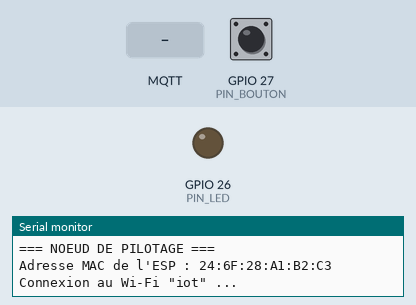
A sketch run on a simulated ESP32. On the bench: output pins drawn as LEDs (lit = HIGH), the last lines printed to the serial monitor. Dashed ring = blinking. The inputs (shaded band) are chosen by the test bench; at power-on: GPIO 27 (PIN_BOUTON) HIGH. WiFi joins after 1.5 s; servers stay silent unless stated; no MQTT or app messages arrive unless stated.

Above: at 3.1 s.
3.2 s: MQTT message "BLINK" arrives on the first subscribed topic
At 5.37 s:
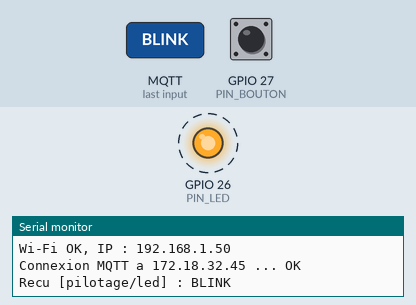
12.2 s: MQTT message "ON" arrives on the first subscribed topic
15.2 s: MQTT message "0" arrives on the first subscribed topic
At 15.7 s:
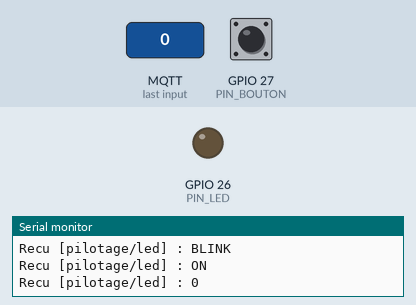
Timing chart, 0 to 17.7 s (numbered marks = the images above; inputs shaded):
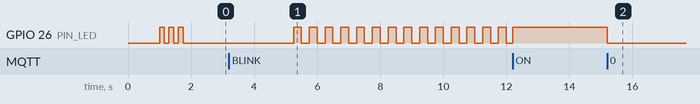

The sketch:

noeud_pilotage__1_.ino
```cpp
/*
 * =====================================================================
 *  NOEUD DE PILOTAGE  (Wi-Fi + MQTT)  - LED + bouton
 * =====================================================================
 *  Cablage (connecteur de GAUCHE, en comptant depuis le haut / antenne) :
 *    - 4e trou  = D3 / IO26 -> fil BLEU  -> a5 -> resistance 220 ohms (b5-b7)
 *                              -> LED (patte longue e7, patte courte f7) -> j7 -> ligne -
 *    - 5e trou  = D4 / IO27 -> fil ROUGE -> a2 -> bouton (e2 f2 e4 f4) -> j4 -> ligne -
 *    - 15e trou = GND       -> fil VIOLET -> ligne -
 *  Moniteur serie : 115200 baud.
 *
 *  Recoit (subscribe) :
 *     pilotage/led     "ON" / "OFF" / "BLINK"
 *  Envoie (publish) :
 *     pilotage/bouton  "appuye" / "relache"   (a chaque changement)
 *     pilotage/toggle  "ON" / "OFF"           (change a chaque appui, retenu)
 *     pilotage/etat    "online" / "offline"   (Last Will)
 *
 *  Bibliotheque : PubSubClient (Nick O'Leary)
 * =====================================================================
 */

#include <WiFi.h>
#include <PubSubClient.h>

// ---------------------------------------------------------------------
//  PARAMETRES
// ---------------------------------------------------------------------
const char* WIFI_SSID    = "iot";
const char* WIFI_MDP     = "iotisis";
const char* MQTT_SERVEUR = "172.18.32.45";
const int   MQTT_PORT    = 1883;

#define PIN_LED      26      // D3 / IO26 (4e trou)  -> fil bleu  -> resistance -> LED
#define PIN_BOUTON   27      // D4 / IO27 (5e trou)  -> fil rouge -> bouton

#define T_LED     "pilotage/led"
#define T_BOUTON  "pilotage/bouton"
#define T_TOGGLE  "pilotage/toggle"
#define T_ETAT    "pilotage/etat"

// ---------------------------------------------------------------------
//  VARIABLES
// ---------------------------------------------------------------------
WiFiClient   clientWifi;
PubSubClient mqtt(clientWifi);
String       idClient;

enum ModeLed { LED_ETEINTE, LED_ALLUMEE, LED_CLIGNOTE };
ModeLed modeLed    = LED_ETEINTE;
bool    etatToggle = false;

// anti-rebond du bouton
bool          dernierLu   = HIGH;
bool          etatStable  = HIGH;
unsigned long tChangement = 0;

// ---------------------------------------------------------------------
//  RECEPTION MQTT : commande de la LED
// ---------------------------------------------------------------------
void callback(char* topic, byte* payload, unsigned int len) {
  String msg;
  for (unsigned int i = 0; i < len; i++) msg += (char)payload[i];
  msg.trim();
  msg.toUpperCase();
  Serial.printf("Recu [%s] : %s\n", topic, msg.c_str());

  if (String(topic) == T_LED) {
    if (msg == "BLINK")                                   modeLed = LED_CLIGNOTE;
    else if (msg == "ON" || msg == "1" || msg == "TRUE")  modeLed = LED_ALLUMEE;
    else                                                  modeLed = LED_ETEINTE;
  }
}

// ---------------------------------------------------------------------
//  CONNEXION MQTT  (appelee au plus toutes les 5 s)
// ---------------------------------------------------------------------
void connecterMQTT() {
  Serial.printf("Connexion MQTT a %s ... ", MQTT_SERVEUR);
  if (mqtt.connect(idClient.c_str(), nullptr, nullptr, T_ETAT, 1, true, "offline")) {
    Serial.println("OK");
    mqtt.publish(T_ETAT, "online", true);
    mqtt.subscribe(T_LED);
    mqtt.publish(T_TOGGLE, etatToggle ? "ON" : "OFF", true);
  } else {
    Serial.printf("echec (code %d)\n", mqtt.state());
  }
}

// ---------------------------------------------------------------------
//  BOUTON  (anti-rebond 30 ms, envoi a chaque changement)
// ---------------------------------------------------------------------
void gererBouton() {
  bool lu = digitalRead(PIN_BOUTON);
  if (lu != dernierLu) {
    dernierLu = lu;
    tChangement = millis();
  }
  if (millis() - tChangement > 30 && lu != etatStable) {
    etatStable = lu;
    bool appuye = (etatStable == LOW);
    Serial.println(appuye ? "Bouton appuye" : "Bouton relache");
    if (mqtt.connected()) mqtt.publish(T_BOUTON, appuye ? "appuye" : "relache");

    if (appuye) {                         // chaque appui inverse le toggle
      etatToggle = !etatToggle;
      Serial.printf("Toggle -> %s\n", etatToggle ? "ON" : "OFF");
      if (mqtt.connected()) mqtt.publish(T_TOGGLE, etatToggle ? "ON" : "OFF", true);
    }
  }
}

// ---------------------------------------------------------------------
//  LED  (clignotement sans delay)
// ---------------------------------------------------------------------
void gererLed() {
  bool ledOn = false;
  if (modeLed == LED_ALLUMEE)       ledOn = true;
  else if (modeLed == LED_CLIGNOTE) ledOn = (millis() / 250) % 2;
  digitalWrite(PIN_LED, ledOn);
}

// ---------------------------------------------------------------------
//  INITIALISATION
// ---------------------------------------------------------------------
void setup() {
  Serial.begin(115200);
  delay(1000);
  Serial.println("=== NOEUD DE PILOTAGE ===");

  // Adresse MAC (a donner au prof si le reseau filtre les appareils)
  Serial.print("Adresse MAC de l'ESP : ");
  Serial.println(WiFi.macAddress());

  // Raison precise en cas de refus du Wi-Fi
  WiFi.onEvent([](WiFiEvent_t event, WiFiEventInfo_t info) {
    if (event == ARDUINO_EVENT_WIFI_STA_DISCONNECTED) {
      int r = info.wifi_sta_disconnected.reason;
      if (r == 8) return;                 // 8 = deconnexion volontaire (nouvel essai)
      Serial.printf("Wi-Fi refuse, raison %d : ", r);
      if      (r == 15 || r == 204 || r == 202 || r == 2) Serial.println("mot de passe incorrect");
      else if (r == 201)                                  Serial.println("reseau introuvable");
      else if (r == 203)                                  Serial.println("association refusee (filtrage MAC ?)");
      else                                                Serial.println("autre raison");
    }
  });

  pinMode(PIN_LED, OUTPUT);
  pinMode(PIN_BOUTON, INPUT_PULLUP);

  // Signe de vie : 3 clignotements rapides au demarrage
  for (int i = 0; i < 3; i++) {
    digitalWrite(PIN_LED, HIGH); delay(150);
    digitalWrite(PIN_LED, LOW);  delay(150);
  }

  WiFi.mode(WIFI_STA);
  WiFi.setAutoReconnect(true);
  WiFi.begin(WIFI_SSID, WIFI_MDP);
  Serial.printf("Connexion au Wi-Fi \"%s\" ...\n", WIFI_SSID);

  idClient = "noeud_pilotage_" + WiFi.macAddress();
  idClient.replace(":", "");
  mqtt.setServer(MQTT_SERVEUR, MQTT_PORT);
  mqtt.setCallback(callback);
  mqtt.setSocketTimeout(2);
  mqtt.setKeepAlive(10);
}

// ---------------------------------------------------------------------
//  BOUCLE PRINCIPALE  (aucun delay)
// ---------------------------------------------------------------------
void loop() {
  static unsigned long tWifi = 0, tMqtt = 0;
  static bool wifiAvant = false;
  unsigned long maintenant = millis();

  // --- Wi-Fi ---
  bool wifiOK = (WiFi.status() == WL_CONNECTED);
  if (wifiOK != wifiAvant) {
    wifiAvant = wifiOK;
    if (wifiOK) { Serial.print("Wi-Fi OK, IP : "); Serial.println(WiFi.localIP()); }
    else        Serial.println("Wi-Fi perdu");
  }
  if (!wifiOK && maintenant - tWifi >= 15000) {     // diagnostic + nouvel essai
    tWifi = maintenant;
    int s = WiFi.status();
    Serial.printf("Wi-Fi non connecte (statut %d) : ", s);
    if      (s == WL_NO_SSID_AVAIL)  Serial.println("reseau introuvable (nom faux ou 5 GHz)");
    else if (s == WL_CONNECT_FAILED) Serial.println("echec (mot de passe faux ?)");
    else                             Serial.println("nouvel essai...");
    WiFi.disconnect();
    WiFi.begin(WIFI_SSID, WIFI_MDP);
  }

  // --- MQTT ---
  if (wifiOK) {
    if (!mqtt.connected()) {
      if (maintenant - tMqtt >= 5000) {
        tMqtt = maintenant;
        connecterMQTT();
      }
    } else {
      mqtt.loop();
    }
  }

  gererBouton();
  gererLed();
}
```

Measured:
- after the input at 3.2 s, GPIO 26 (PIN_LED): alternates HIGH for 0.25 s and LOW for 0.25 s, starting after 2.1 s
- after the input at 15.2 s, GPIO 26 (PIN_LED): HIGH → LOW at once
